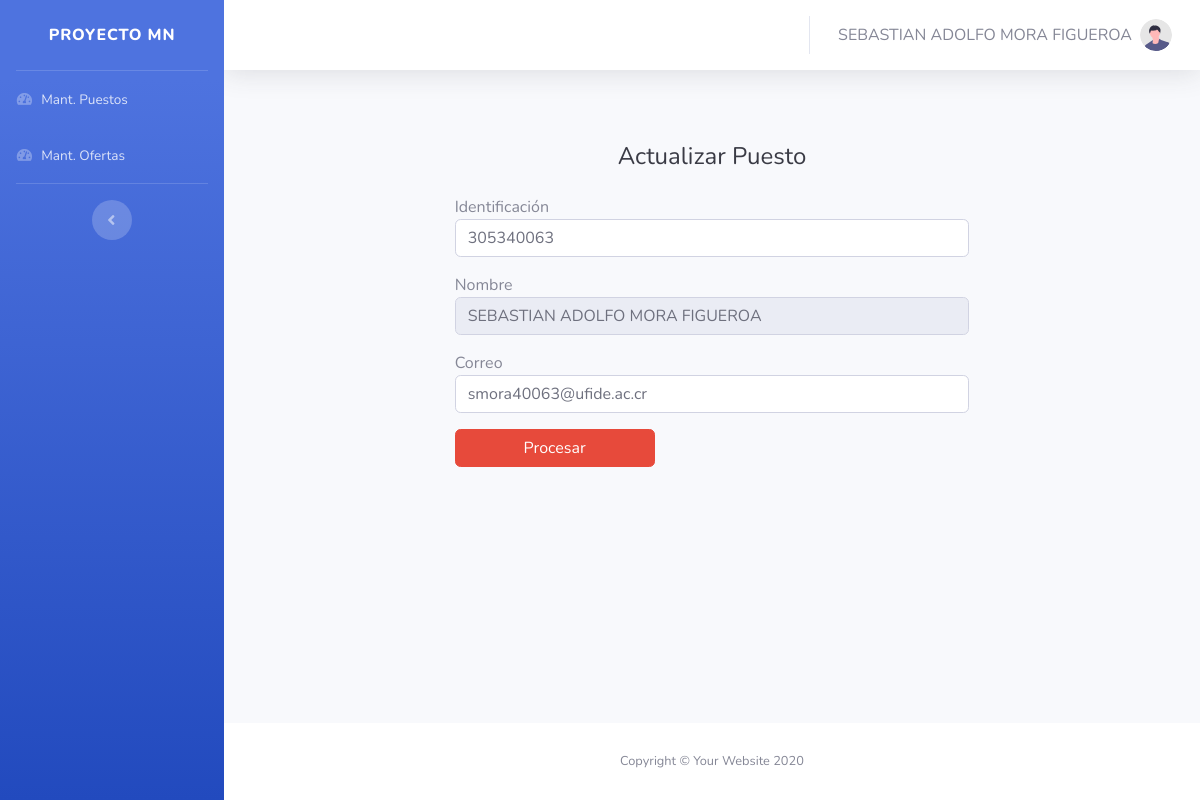
The app's page /View/Usuario/actualizarDatos.php (signed in), older data.
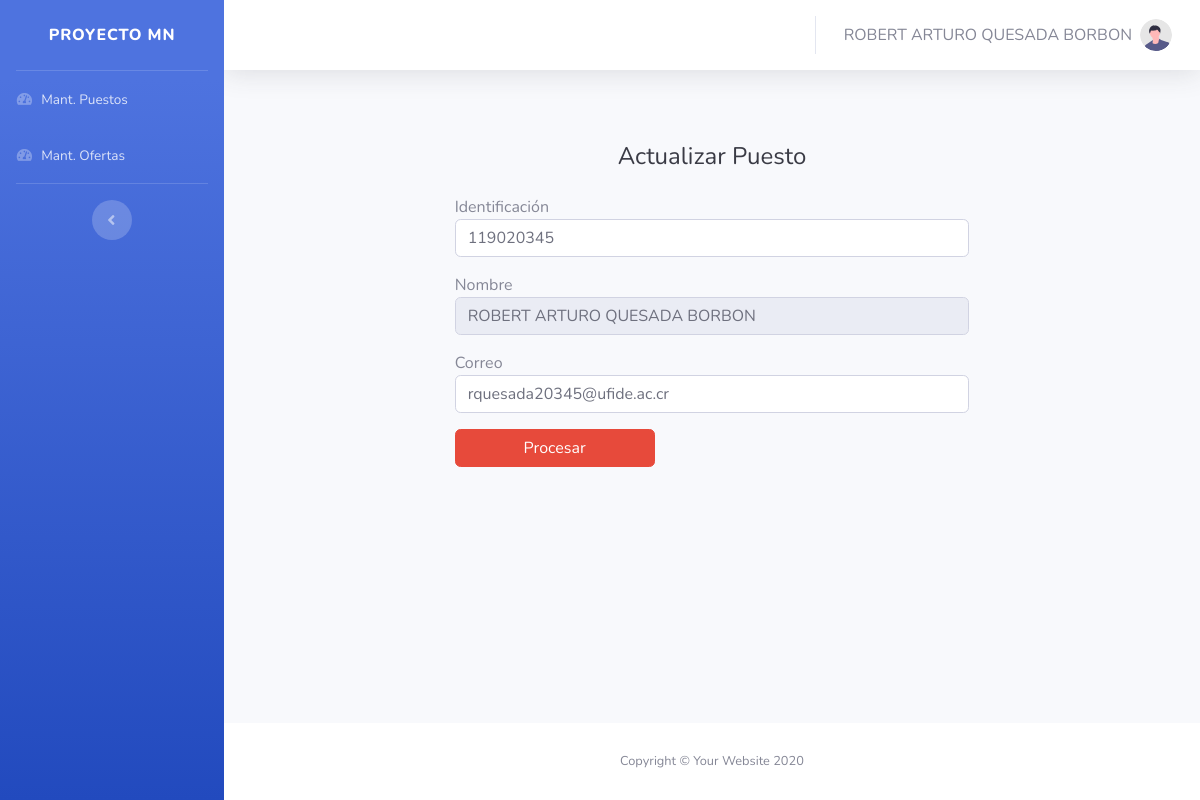
The same page, newer data.
### tables this page shows
CREATE TABLE `usuario` (
  `Id` bigint(20) NOT NULL AUTO_INCREMENT,
  `Identificacion` varchar(15) NOT NULL,
  `Nombre` varchar(250) NOT NULL,
  `Correo` varchar(100) NOT NULL,
  `Contrasenna` varchar(15) NOT NULL,
  `IdPerfil` bigint(20) NOT NULL,
  PRIMARY KEY (`Id`),
  UNIQUE KEY `UK_Identificacion` (`Identificacion`),
  UNIQUE KEY `Uk_Correo` (`Correo`),
  KEY `FK_UsuarioPerfil` (`IdPerfil`),
  CONSTRAINT `FK_UsuarioPerfil` FOREIGN KEY (`IdPerfil`) REFERENCES `perfil` (`Id`)
);

### Model/UsuariosModel.php (called while the page is built, shortened)
<?php
    function ConsultarUsuarioModel($Id)
    {
        try
        {
            $context = AbrirBaseDatos();
            $sentencia = "CALL SP_ConsultarUsuario('$Id')";
            $resultado = $context -> query($sentencia);
            return $resultado;
        }
        catch(Exception $error)
        {
            return null;
        }
    }
?>

### Controller/UsuariosController.php (called while the page is built, shortened)
<?php
    include_once $_SERVER["DOCUMENT_ROOT"] . "/ProyectoMN/Proyecto/Model/UsuariosModel.php";
    function ConsultarUsuario($Id)
    {
        $resultado = ConsultarUsuarioModel($Id);
        return mysqli_fetch_array($resultado);
    }
?>

### View/Usuario/actualizarDatos.php (the view, shortened to what the changed rows need)
<?php
    include_once $_SERVER["DOCUMENT_ROOT"] . "/ProyectoMN/Proyecto/Controller/UsuariosController.php";
    include_once $_SERVER["DOCUMENT_ROOT"] . "/ProyectoMN/Proyecto/View/layoutInterno.php";
    $datosUsuario = ConsultarUsuario($_SESSION["IdUsuario"]);
?>
<!DOCTYPE html>
<html lang="en">
<?php PrintCss(); ?>
<body id="page-top">
    <div id="wrapper">
        <div id="content-wrapper" class="d-flex flex-column">
            <div id="content">
                <?php BarraNavegacion(); ?>
                <div class="container-fluid">
                <div class="row">
                    <div class="col-lg-8">
                        <div class="p-5">
                            <div class="text-center">
                                <h1 class="h4 text-gray-900 mb-4">Actualizar Puesto</h1>
                            </div>
                            <form action="" method="POST">
                                <div class="form-group">
                                    Identificación
                                    <input type="text" class="form-control form-control-user"
                                    id="txtIdentificacion" name="txtIdentificacion"
                                    onkeyup="ConsultarNombre()" required
                                    value="<?php echo $datosUsuario["Identificacion"] ?>">
                                </div>
                                <div class="form-group">
                                    Nombre
                                    <input type="text" class="form-control form-control-user"
                                    id="txtNombre" name="txtNombre" readonly
                                    value="<?php echo $datosUsuario["NombreUsuario"] ?>">
                                </div>
                                <div class="form-group">
                                    Correo
                                    <input type="email" class="form-control form-control-user"
                                        id="txtCorreo" name="txtCorreo" required
                                        value="<?php echo $datosUsuario["Correo"] ?>">
                                </div>
                            </form>
                        </div>
                    </div>
                </div>
                </div>
            </div>
        </div>
    </div>
</body>
</html>

### View/layoutInterno.php (shortened to what the changed rows need)
<?php
    function BarraNavegacion()
    {
        $usuario = "";
        if(isset($_SESSION["NombreUsuario"]))
        {
            $usuario = $_SESSION["NombreUsuario"];
        }
        $nombrePerfil = "";
        echo '<nav class="navbar navbar-expand navbar-light bg-white topbar mb-4 static-top shadow">
                    <button id="sidebarToggleTop" class="btn btn-link d-md-none rounded-circle mr-3">
                    </button>' .
                    $nombrePerfil
                    . '<ul class="navbar-nav ml-auto">
                        <li class="nav-item dropdown no-arrow">
                            <a class="nav-link dropdown-toggle" href="#" id="userDropdown" role="button"
                                data-toggle="dropdown" aria-haspopup="true" aria-expanded="false">
                                <span class="mr-2 d-none d-lg-inline text-gray-600">' . $usuario . '</span>
                                <img class="img-profile rounded-circle"
                                    src="../Img/undraw_profile.svg">
                            </a>
                        </li>
                    </ul>
                </nav>';
    }
    function PrintCss()
    {
        echo '<head>
                <meta charset="utf-8">
                <meta http-equiv="X-UA-Compatible" content="IE=edge">
                <meta name="viewport" content="width=device-width, initial-scale=1, shrink-to-fit=no">
                <meta name="description" content="">
                <meta name="author" content="">
                <title>Proyecto MN</title>
                <link href="../Styles/all.min.css" rel="stylesheet" type="text/css">
                <link href="../Styles/sb-admin-2.min.css" rel="stylesheet">
                <link href="../Styles/ui.css" rel="stylesheet">
                <link href="https://fonts.googleapis.com/css?family=Nunito:200,200i,300,300i,400,400i,600,600i,700,700i,800,800i,900,900i" rel="stylesheet">
                <link href="https://cdn.datatables.net/2.2.2/css/dataTables.bootstrap4.css" rel="stylesheet">
            </head>';
    }
?>

Row changes from the older to the newer data that the page shows:
changed usuario: txtIdentificacion "305340063" → "119020345"; txtNombre "SEBASTIAN ADOLFO MORA FIGUEROA" → "ROBERT ARTURO QUESADA BORBON"; txtCorreo "smora40063@ufide.ac.cr" → "rquesada20345@ufide.ac.cr"
Text that changed along with them:
$usuario: "SEBASTIAN ADOLFO MORA FIGUEROA" → "ROBERT ARTURO QUESADA BORBON"
